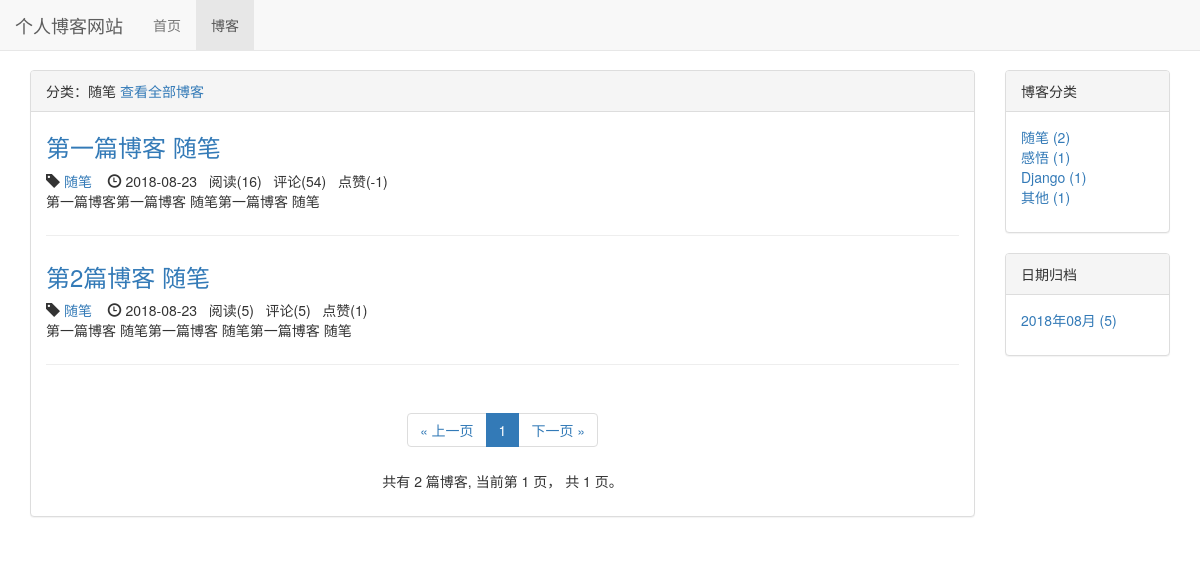
The page /blog/type/1 on the database as committed earlier.
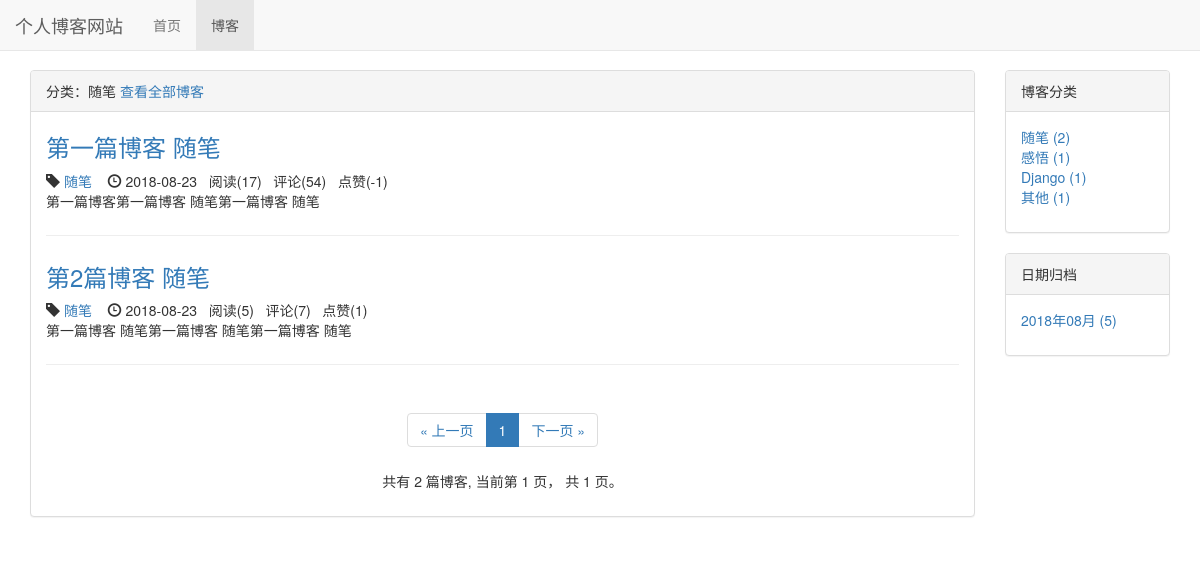
The same page on the database as committed later.
### blog/models.py (models this page shows, shortened)
class Blog(models.Model, ReadNumExpandMethod):  # 继承 方法
    title = models.CharField(max_length=50)
    blog_type = models.ForeignKey(BlogType, on_delete=models.CASCADE)
    content = RichTextUploadingField()
    author = models.ForeignKey(User, on_delete=models.CASCADE)
    read_details = GenericRelation(ReadDetail)
    created_time = models.DateTimeField(auto_now_add=True)
    last_updated_time = models.DateTimeField(auto_now=True)
    class Meta:
        ordering = ['created_time']

class BlogType(models.Model):
    type_name = models.CharField(max_length=15)
    def __str__(self):
        return self.type_name

### read_statistics/models.py (models this page shows)
class ReadNum(models.Model):
    read_num = models.IntegerField(default=0)
    content_type = models.ForeignKey(ContentType, on_delete=models.CASCADE)
    object_id = models.PositiveIntegerField()
    content_object = GenericForeignKey('content_type', 'object_id')

### likes/models.py (models this page shows)
class LikeCount(models.Model):
    content_type = models.ForeignKey(ContentType, on_delete=models.CASCADE)
    object_id = models.PositiveIntegerField()
    content_object = GenericForeignKey('content_type', 'object_id')
    liked_num = models.IntegerField(default=0)

### blog/views.py (the view)
# urls.py: path('type/<int:blog_type_pk>', views.blogs_with_type, name='blogs_with_type'),
def blogs_with_type(request, blog_type_pk):
    blog_type = get_object_or_404(BlogType, pk=blog_type_pk)
    blogs_all_list = Blog.objects.filter(blog_type=blog_type)
    context = get_blog_list_common_date(request, blogs_all_list)
    context['blog_type'] = blog_type
    return render(request, 'blog/blogs_with_type.html', context)

### comment/templatetags/comment_tags.py (called while the page is built)
@register.simple_tag
def get_comment_count(obj):
    content_type = ContentType.objects.get_for_model(
        obj)  # 根据具体对象获取contenttype
    return Comment.objects.filter(
        content_type=content_type, object_id=obj.pk).count()

### likes/templatetags/likes_tags.py (called while the page is built)
@register.simple_tag
def get_like_count(obj):
    content_type = ContentType.objects.get_for_model(obj)
    like_count, created = LikeCount.objects.get_or_create(
        content_type=content_type, object_id=obj.pk)
    return like_count.liked_num

### read_statistics/models.py (called while the page is built)
    def get_read_num(self):
        try:
            ct = ContentType.objects.get_for_model(self)
            readnum = ReadNum.objects.get(content_type=ct, object_id=self.pk)
            return readnum.read_num
        except exceptions.ObjectDoesNotExist:
            return 0

### blog/templates/blog/blogs_with_type.html (shortened to what this page needs)
{% extends "blog/blog_list.html" %}
{% block blog_list_tilte %}
    分类：{{ blog_type.type_name }}
    <a href="{% url 'blog_list' %}">查看全部博客</a>
{% endblock blog_list_tilte %}

### blog/templates/blog/blog_list.html (shortened to what the changed rows need)
{% extends "base.html" %}
{% load staticfiles %}
{% load comment_tags %}
{% load likes_tags %}
{% block header_extends %}
    <link rel="stylesheet" href="{% static 'blog/blog.css' %}">
{% endblock header_extends %}
{% block content %}
    <div class="container">
        <div class="row">
            <div class="col-xs-12 col-sm-8 col-md-9 col-lg-10">
                <div class="panel panel-default">
                    <div class="panel-body">
                        {% for blog in blogs %}
                        <div class="blog">
                            <h3><a href="{% url 'blog_detail' blog.pk %}">
                            {{ blog.title }}
                            </a></h3>
                            <div class="blog-info">
                                <span class="glyphicon glyphicon-tag"> </span><a href="{% url 'blogs_with_type' blog.blog_type.pk %}"> {{ blog.blog_type }}    </a>&nbsp;&nbsp;
                                <span class="glyphicon glyphicon-time"></span>
                                  {{ blog.created_time|date:'Y-m-d' }}
                                  &nbsp;&nbsp;阅读({{ blog.get_read_num }})
                                  &nbsp;&nbsp;评论({% get_comment_count blog %})
                                  &nbsp;&nbsp;点赞({% get_like_count blog %})
                            </div>
                            <p>{{ blog.content|striptags|truncatechars:120 }}</p>
                        </div>
                        {% empty %}
                        <div class="blog">
                            <h3>暂无博客，敬请期待</h3>
                        </div>
                        {% endfor %}
                    </div>
                </div>
            </div>
        </div>
    </div>
{% endblock content %}

Rows that differ between the two databases and show on the page:
changed through a linked row, Blog "第一篇博客 随笔": get_read_num "16" → "17"
computed for Blog "第2篇博客 随笔": id "5" → "7"
